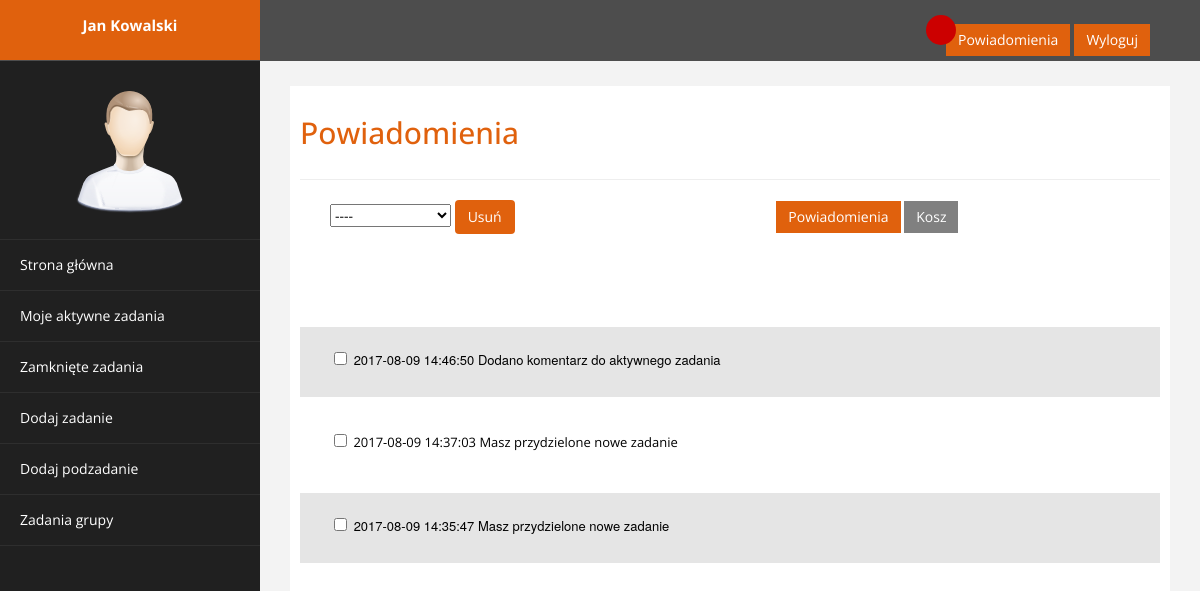
Page /nots.php (signed in) on the earlier database version.
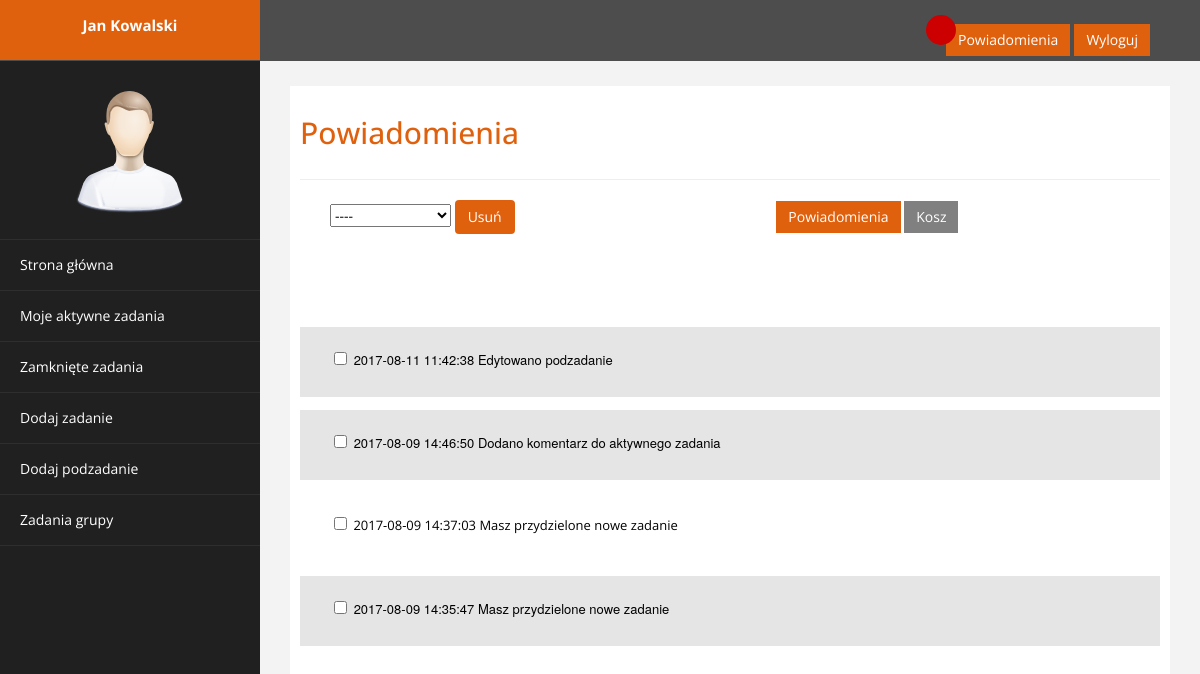
Same page on the later database version.
### tables this page shows
CREATE TABLE `notifications` (
  `notification_ID` int(11) NOT NULL,
  `date` datetime NOT NULL,
  `task_ID` int(11) NOT NULL,
  `subtask_ID` int(11) DEFAULT NULL,
  `text` text NOT NULL
);

### database/dbinfo.php (called while the page is built, shortened)
<?php
        $db_subtask_tab = 'subtask';
                $db_subtask_id = 'subtask_ID';
                $db_subtask_taskid = 'task_ID';
                $db_subtask_userid = 'user_ID';
        $db_notifications_tab = 'notifications';
                $db_notifications_id = 'notification_ID';
                $db_notifications_date = 'date';
                $db_notifications_taskid = 'task_ID';
                $db_notifications_text = 'text';
        $db_nots_user_tab = 'nots_user';
                $db_nots_user_id = 'nots_ID';
                $db_nots_user_notificationid = 'notification_ID';
                $db_nots_user_userid = 'user_ID';
                $db_nots_user_readnots = 'read_nots';
                $db_nots_user_delete= 'delete_n';
?>

### nots.php (the view, shortened to what this page needs)
<!DOCTYPE html>
<html xmlns="http://www.w3.org/1999/xhtml">
<head>
    <link href="template/assets/css/bootstrap.css" rel="stylesheet" />
    <link href="template/assets/css/custom.css" rel="stylesheet" />
</head>
<body>
    <div id="wrapper">
        <nav class="navbar navbar-default navbar-cls-top " role="navigation" style="margin-bottom: 0">
            <div class="navbar-header">
                <a class="navbar-brand" href="main.php"><?php echo $_SESSION['fname']." ".$_SESSION['lname']?></a>
            </div>
    <div style="color: white;
    padding: 15px 50px 5px 50px;
    float: right;
    font-size: 16px;"> <div class="circle" id="circle"></div><a href="nots.php" class="btn btn-danger square-btn-adjust">Powiadomienia</a>
        <a href="logout.php" class="btn btn-danger square-btn-adjust">Wyloguj</a>
    </div>
        </nav>
                <nav class="navbar-default navbar-side" role="navigation">
            <div class="sidebar-collapse">
                <ul class="nav" id="main-menu">
				<li class="text-center">
                    <img src="template/assets/img/find_user.png" class="user-image img-responsive"/>
					</li>
                    <li>
                        <a  href="main.php" ><i "></i> Strona główna</a>
                    </li>
                    <li>
                        <a  href="tasks.php" ><i "></i> Moje aktywne zadania</a>
                    </li>
                    <li>
                        <a href="old_tasks.php" ><i "></i>Zamknięte zadania</a>
                    </li>
                   <?php
                   If ($_SESSION['function']=="2" ){
                      echo '<li>
                        <a  href="add_tasks.php"><i "></i> Dodaj zadanie</a>
                    </li>';
                      echo '<li>
                        <a  href="add_subtasks.php"><i "></i> Dodaj podzadanie</a>
                    </li>';
                       echo '<li><a href="team_tasks.php"><i "></i> Zadania grupy</a>
                    </li>';
                   }
                   ?>
                </ul>
            </div>
        </nav>
        <div id="page-wrapper" >
            <div id="page-inner">
                <div class="row">
                    <div class="col-md-12">
                     <h2>Powiadomienia</h2>
                       </div>
                     </div>
                 <hr />
                 <form  action="delete_nots.php" method='post' >
                  <select onchange='changeChecked()' id='deletenots' name="deletenots" style="margin-left: 30px">
                        <option value="----" >----</option>
                  </select>
                      <button type="submit" name="bin">Usuń</button>
                 <a href="nots.php" style='position:relative ;margin-left: 30%; background-color: #e0610d' class="btn btn-danger square-btn-adjust">Powiadomienia</a>
                 <a href="bin.php" style='position:relative; background-color: grey' class="btn btn-danger square-btn-adjust">Kosz</a>
                 <br><br><br><br><br>
<?php
    require_once "database/dbinfo.php";
    $connection = db_connection();
        $sql = "SELECT $db_subtask_tab.$db_subtask_id,$db_notifications_tab.$db_notifications_taskid, $db_notifications_tab.$db_notifications_text ,$db_notifications_tab.$db_notifications_date, $db_nots_user_tab.$db_nots_user_id, $db_nots_user_tab.$db_nots_user_readnots "
                . "FROM $db_notifications_tab INNER JOIN $db_nots_user_tab ON $db_notifications_tab.$db_notifications_id = $db_nots_user_tab.$db_nots_user_notificationid "
                . "INNER JOIN $db_subtask_tab ON $db_notifications_tab.$db_notifications_taskid=$db_subtask_tab.$db_subtask_taskid "
                . "WHERE  $db_nots_user_tab.$db_nots_user_delete='0'  AND $db_nots_user_tab.$db_nots_user_userid=".$_SESSION['id']." AND $db_subtask_tab.$db_subtask_userid=".$_SESSION['id']." "
                . "ORDER BY $db_notifications_tab.$db_notifications_date DESC";
        $result = $connection->query($sql);
        while($row = $result->fetch_assoc()){
            if ($row[$db_nots_user_readnots]==0){
                echo "<div class='teamtask-form'>";
                echo "<p class='team-taskform'>";
                echo "<input class='checkboxu' type='checkbox' name='not[]' id='not' value='$row[$db_nots_user_id]'>   <a  href='javascript:change_read($row[$db_nots_user_id],$row[$db_subtask_id], $row[$db_notifications_taskid])' style='color:black; text-decoration: none'>      $row[$db_notifications_date]".'    '." $row[$db_notifications_text]</a>".'<br><br>';
                echo "</p>";
                echo "</div>";
            }else {
                echo "<p class='team-taskform'>";
                echo "<input class='checkboxr' type='checkbox' name='not[]' id='not' value='$row[$db_nots_user_id]'><a href='tasks_all.php?sid=$row[$db_subtask_id]&tid=$row[$db_notifications_taskid]'  style='color:black; text-decoration: none'>       $row[$db_notifications_date]".'    '." $row[$db_notifications_text]</a>".'<br><br>';
                echo "</p>";
                }
        }
?>
     </form>
            </div>
        </div>
</body>
</html>

### template/assets/css/custom.css (style rules this page uses)
body { font-family: 'Open Sans', sans-serif; }
#wrapper { width: 100%; background:#202020; }
#page-wrapper { padding: 15px 15px; min-height: 600px; background:#F3F3F3; }
#page-inner { width:100%; margin:10px 20px 10px 0px; background-color:#fff!important; padding:10px; min-height:1200px; }
.text-center { text-align:center; }
h2 { color: #e0610d; }
.square-btn-adjust { border: 0px solid transparent; -webkit-border-radius: 0px; -moz-border-radius: 0px; border-radius: 0px; }
p { font-size:16px; line-height:25px; padding-top:20px; }
button { background-color: #e0610d !important; display: inline-block !important; padding: 6px 12px !important; margin-bottom: 0 !important; font-size: 14px !important; font-weight: normal !important; line-height: 1.42857143 !important; text-align: center !important; white-space: nowrap !important; vertical-align: middle !important; cursor: pointer !important; -webkit-user-select: none !important; -moz-user-select: none !important; -ms-user-select: none !important; user-select: none !important; background-image: none !important; border: 1px solid transparent !important; border-radius: 4px !important; color: #ffffff !important; }
input { border-width:1px; outline: none; }
.teamtask-form { width:100%; height:auto; border-color:#cecece !important; font-family: "Helvetica Neue", Helvetica, Arial, sans-serif; background-color: #e5e5e5; padding:10px, 10px, 10px, 10px; }
p.team-taskform { font-size: 13px; margin-left: 30px; }
.circle { width: 30px; height: 30px; background-color: #cc0000; border-radius: 100%; margin-left: -20px; margin-bottom: -21px; z-index: 1; position: relative; text-align: center; }
.user-image { margin: 25px auto; -webkit-border-radius: 10px; -moz-border-radius: 10px; border-radius: 10px; max-height:170px; max-width:170px; }
.navbar-cls-top .navbar-brand { color: #fff; background: #e0610d; width: 260px; text-align: center; height: 60px; font-size: 15px; font-weight: 700; }
.sidebar-collapse , .sidebar-collapse .nav { background:none; }
.sidebar-collapse .nav { padding:0; }
.sidebar-collapse .nav > li > a { color:#fff; background:#202020; text-shadow:none; }
.sidebar-collapse > .nav > li > a { padding:15px 10px; }
.sidebar-collapse > .nav > li { border-bottom: 1px solid rgba(107, 108, 109, 0.19); }
.navbar-side { border:none; background-color: #202020; }
.navbar-cls-top { background:#4D4D4D; border-bottom:none; }
.navbar-default { border:0px solid black; }
.navbar-header { background: #A70303; }
@media (min-width:768px) { #page-wrapper { margin: 0 0 0 260px; padding: 15px 30px; min-height: 1200px; } }
@media (min-width:768px) { .navbar-side { z-index: 1; position: absolute; width: 260px; } }
@media (min-width:768px) { .navbar { border-radius: 0px; } }

Differences in the rows shown:
added notifications: date "2017-08-11 11:42:38", text "Edytowano podzadanie"
